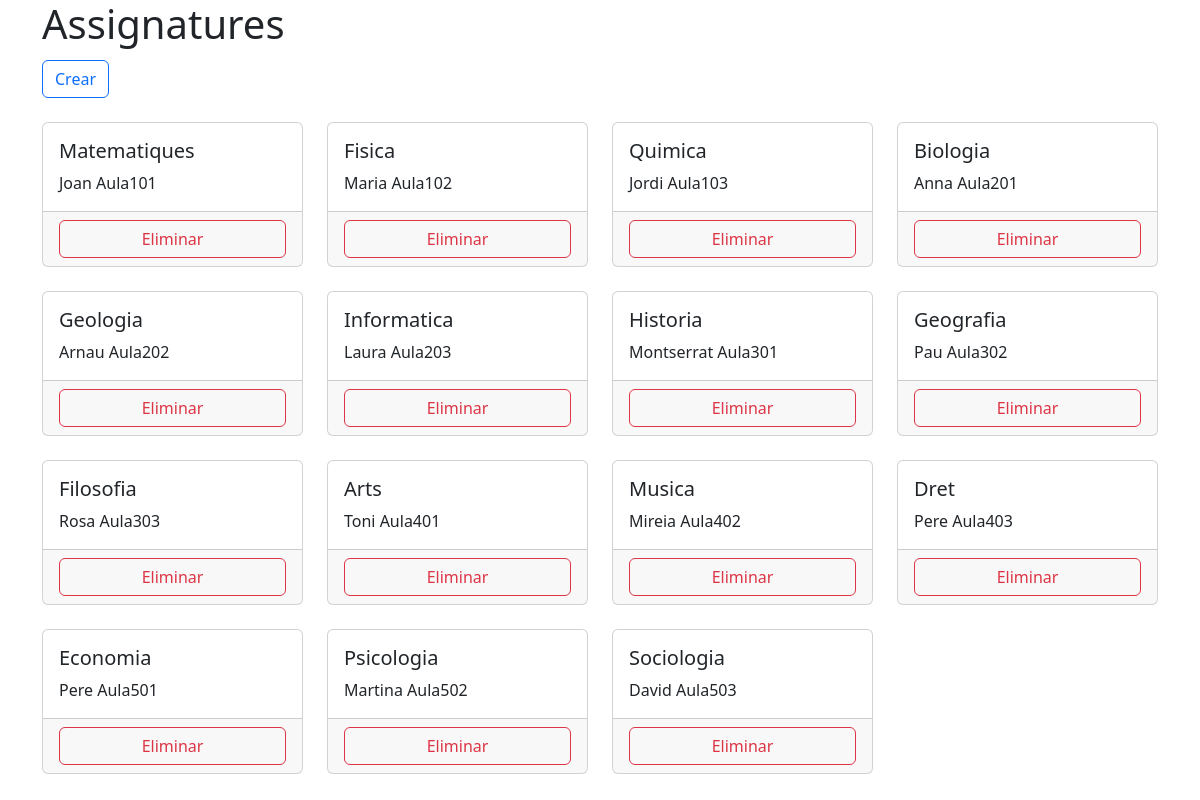
Screenshot of /assignatures.php with the database file from the repository.
### tables this page shows
CREATE TABLE assignatures
(
    id        INT PRIMARY KEY AUTO_INCREMENT,
    nom       VARCHAR(100) NOT NULL,
    professor INT          NOT NULL,
    aula      INT          NOT NULL REFERENCES aules (id),
    CONSTRAINT FK_assignatura_professor
        FOREIGN KEY (professor) REFERENCES professors (id),
    CONSTRAINT FK_assignatura_aula
        FOREIGN KEY (aula) REFERENCES aules (id)

);

CREATE TABLE professors
(
    id   INT PRIMARY KEY AUTO_INCREMENT,
    nom  VARCHAR(100) NOT NULL,
    edat INT CHECK ( edat > 21 )
);

CREATE TABLE aules
(
    id  INT PRIMARY KEY AUTO_INCREMENT,
    nom VARCHAR(100) NOT NULL
);

### gestio_assignatures.php (called while the page is built, shortened)
<?php
function findAll()
{
    $sql = "SELECT a.id,a.nom,au.nom as 'aula',p.nom as 'professor'
        FROM assignatures a
        INNER JOIN aules au ON a.aula=au.id
        INNER JOIN professors p ON p.id=a.professor";
    return findAllCommon($sql);
}
function findAllCommon($sql)
{
    $connection = connect();
    $stmt = $connection->query($sql);
    $rows = $stmt->fetchAll(PDO::FETCH_OBJ);
    return $rows;
}

### assignatures.php (the view, shortened to what this page needs)
<!doctype html>
<html lang="ca">
<head>
    <link href="https://cdn.jsdelivr.net/npm/bootstrap@5.3.2/dist/css/bootstrap.min.css" rel="stylesheet"
>
</head>
<body>
<div class="container">
    <h1>Assignatures</h1>
    <a href="assignatures_form.php" class="btn btn-outline-primary mt-1 me-0 ms-0 mb-4">Crear</a>
    <div class="row row-cols-1 row-cols-md-2 row-cols-lg-4 g-4">
        <?php
        require 'gestio_assignatures.php';
        $rows = findAll();
        foreach ($rows as $assignatura) {
            ?>
            <div class="col">
                <div class="card">
                    <div class="card-body">
                        <h5 class="card-title"><?= $assignatura->nom ?></h5>
                        <p class="card-text"><?= $assignatura->professor; ?> <?= $assignatura->aula ?></p>
                    </div>
                    <div class="card-footer">
                        <form action="gestio_assignatures.php" method="POST">
                            <div class="d-grid gap-2">
                                <button type="submit" class="btn btn-outline-danger" name="delete">Eliminar</button>
                            </div>
                        </form>
                    </div>
                </div>
            </div>
            <?php
        }
        ?>
    </div>
</div>
</body>
</html>

### rows the page displays
assignatures: nom "Matematiques", professor.nom "Joan", aula.nom "Aula101"
assignatures: nom "Fisica", professor.nom "Maria", aula.nom "Aula102"
assignatures: nom "Quimica", professor.nom "Jordi", aula.nom "Aula103"
assignatures: nom "Biologia", professor.nom "Anna", aula.nom "Aula201"
assignatures: nom "Geologia", professor.nom "Arnau", aula.nom "Aula202"
assignatures: nom "Informatica", professor.nom "Laura", aula.nom "Aula203"
assignatures: nom "Historia", professor.nom "Montserrat", aula.nom "Aula301"
assignatures: nom "Geografia", professor.nom "Pau", aula.nom "Aula302"
assignatures: nom "Filosofia", professor.nom "Rosa", aula.nom "Aula303"
assignatures: nom "Arts", professor.nom "Toni", aula.nom "Aula401"
assignatures: nom "Musica", professor.nom "Mireia", aula.nom "Aula402"
assignatures: nom "Dret", professor.nom "Pere", aula.nom "Aula403"
assignatures: nom "Economia", professor.nom "Pere", aula.nom "Aula501"
assignatures: nom "Psicologia", professor.nom "Martina", aula.nom "Aula502"
assignatures: nom "Sociologia", professor.nom "David", aula.nom "Aula503"
